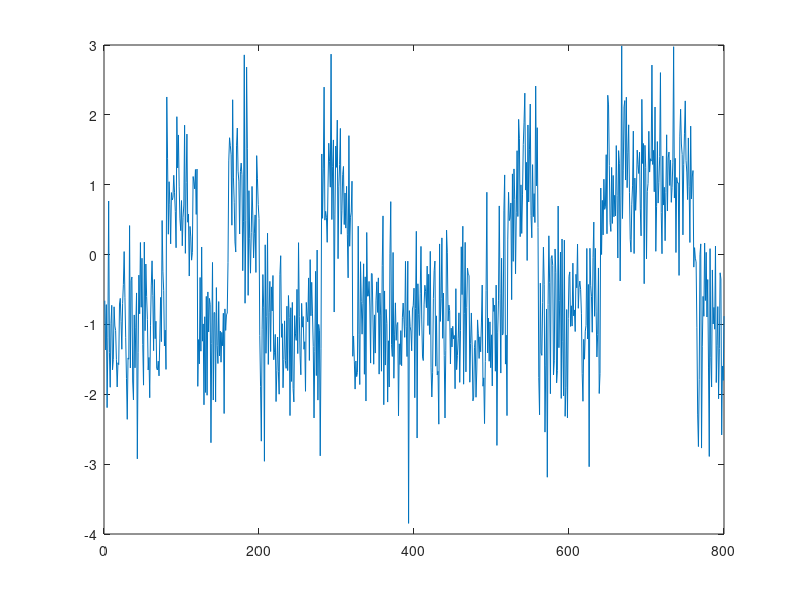

MATLAB code to generate this figure: (Note: this script raises an error after producing the figure.)
rng(7);
numBits = 20;
sps = 40;                 % samples per bit
noiseVar = 0.5;           %  2^-1
sigma = sqrt(noiseVar);

% Transimitter: Polar NRZ
bits = randi([0 1], numBits, 1);
symbols = 2*bits - 1;
tx = repelem(symbols, sps);

% Chanel：AWGN
rx = tx + sigma*randn(size(tx));

% Receiver
rxMat = reshape(rx, sps, numBits).';
avg = mean(rxMat, 2);
dec = avg > 0;
BER = mean(dec ~= bits);

% Plot waveform
figure;
plot(rx); hold on;
for k = 1:numBits-1, xline(k*sps,'--'); end
title('Received waveform: Polar NRZ over AWGN (noise power = 1/2)');
xlabel('Sample index'); ylabel('Amplitude'); grid on;

% Print to console
disp('Bits:'); disp(bits.');
disp('Decisions:'); disp(dec.');
fprintf(' BER = %.4f\n', BER);
